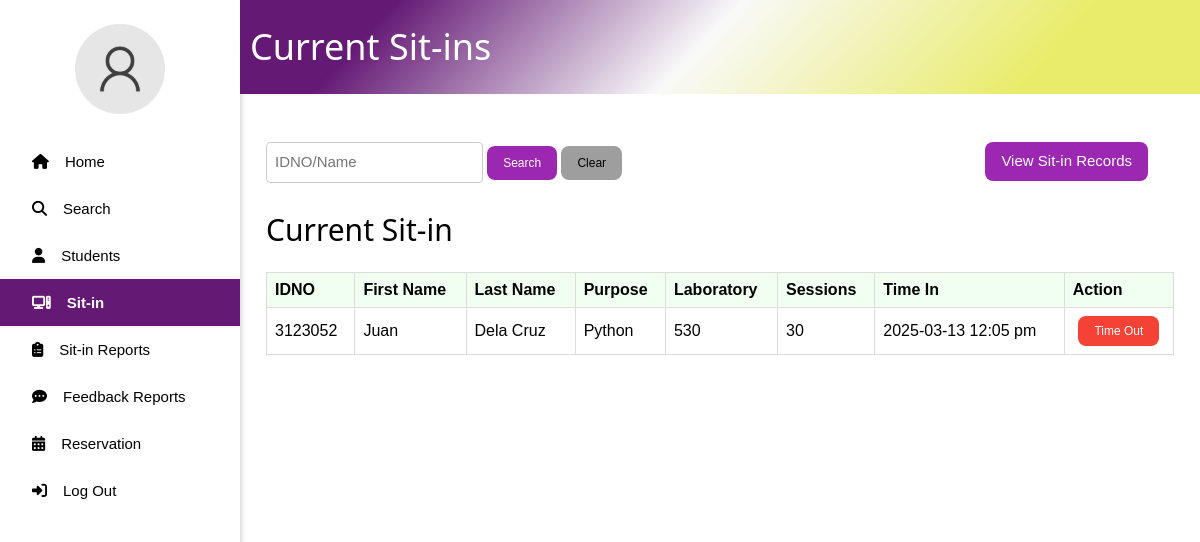
Before: /currentSitin.php (signed in) with the older database file.
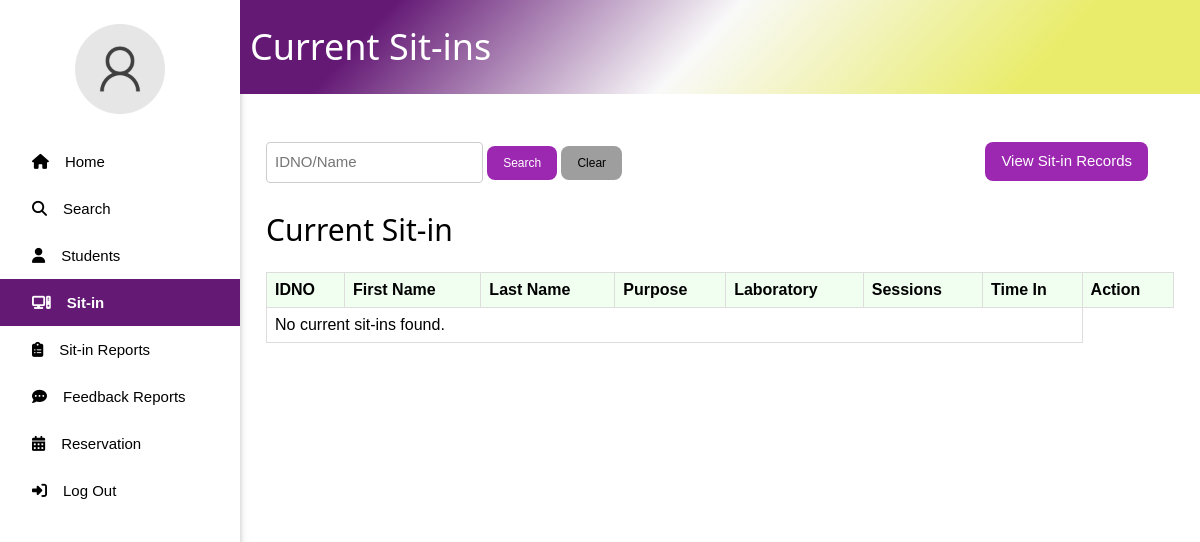
After: the same page with the newer database file.
### tables this page shows
CREATE TABLE `sitin_records` (
  `ID` int(11) NOT NULL,
  `IDNO` int(11) NOT NULL,
  `PURPOSE` varchar(255) NOT NULL,
  `LABORATORY` varchar(255) NOT NULL,
  `TIME_IN` datetime NOT NULL DEFAULT current_timestamp(),
  `TIME_OUT` datetime DEFAULT NULL
);

CREATE TABLE `user` (
  `ID` int(11) NOT NULL,
  `IDNO` int(11) NOT NULL,
  `LASTNAME` varchar(30) NOT NULL,
  `FIRSTNAME` varchar(30) NOT NULL,
  `MIDDLENAME` varchar(30) DEFAULT NULL,
  `COURSE` varchar(30) NOT NULL,
  `YEAR_LEVEL` int(11) NOT NULL,
  `USERNAME` varchar(30) NOT NULL,
  `PASSWORD` varchar(255) NOT NULL,
  `PROFILE_PIC` varchar(255) NOT NULL DEFAULT 'images/default_pic.png',
  `SESSION_COUNT` int(11) DEFAULT 30
);

### currentSitin.php (the view, shortened to what the changed rows need)
<?php
include 'connect.php';
?>
<!DOCTYPE html>
<html lang="en">
<head>
    <link rel="stylesheet" href="w3.css">
    <link rel="stylesheet" href="side_nav.css">
</head>
<body>
    <div style="margin-left:20%; z-index: 1; position: relative;">
        <div class="title_page w3-container" style="display: flex; align-items: center;">
            <h1 style="margin-left: 10px; color: #ffff;">Current Sit-ins</h1>
        </div>
        <div class="w3-container" style="margin: 5% 10px;">
            <div class="w3-row w3-margin-bottom">
            <h2 class="w3-margin-bottom">Current Sit-in</h2>
            <table class="sitin-table">
                <thead>
                    <tr>
                        <th>IDNO</th>
                        <th>First Name</th>
                        <th>Last Name</th>
                        <th>Purpose</th>
                        <th>Laboratory</th>
                        <th>Sessions</th>
                        <th>Time In</th>
                        <th>Action</th>
                    </tr>
                </thead>
                <?php
                $sql_sitins = "SELECT sr.ID, u.IDNO, u.FIRSTNAME, u.LASTNAME, sr.PURPOSE, sr.LABORATORY, sr.TIME_IN, u.SESSION_COUNT
                                FROM sitin_records sr
                                JOIN user u ON sr.IDNO = u.IDNO
                                WHERE sr.TIME_OUT IS NULL";
                $result_sitins = $conn->query($sql_sitins);
                $sitin_records = [];
                if ($result_sitins->num_rows > 0) {
                    while ($row = $result_sitins->fetch_assoc()) {
                        $sitin_records[] = $row;
                    }
                }
                ?>
                <tbody>
                <?php if (count($sitin_records) > 0) : ?>
                    <?php else : ?>
                        <tr>
                            <td colspan="7">No current sit-ins found.</td>
                        </tr>
                    <?php endif; ?>
                </tbody>
                <?php foreach ($sitin_records as $record) : ?>
                            <tr>
                                <td><?php echo htmlspecialchars($record['IDNO']); ?></td>
                                <td><?php echo htmlspecialchars($record['FIRSTNAME']); ?></td>
                                <td><?php echo htmlspecialchars($record['LASTNAME']); ?></td>
                                <td><?php echo htmlspecialchars($record['PURPOSE']); ?></td>
                                <td><?php echo htmlspecialchars($record['LABORATORY']); ?></td>
                                <td><?php echo htmlspecialchars($record['SESSION_COUNT']); ?></td>
                                <td><?php echo date("Y-m-d g:i a", strtotime($record['TIME_IN'])); ?></td>
                                <td style="text-align: center;">
                                    <form method="POST" style="display: inline;" onsubmit="return confirm('Are you sure you want to time out this user?');">
                                        <button type="submit" class="w3-button w3-red w3-round-large w3-small">Time Out</button>
                                    </form>
                                </td>
                            </tr>
                        <?php endforeach; ?>
            </table>
        </div>
    </div>
</body>
</html>

Changed rows visible on the page:
removed sitin_records: IDNO.IDNO "3123052", IDNO.FIRSTNAME "Juan", IDNO.LASTNAME "Dela Cruz", PURPOSE "Python", LABORATORY "530", IDNO.SESSION_COUNT "30", TIME_IN "2025-03-13 12:05 pm"
Other visible differences:
text now shown: "No current sit-ins found."
